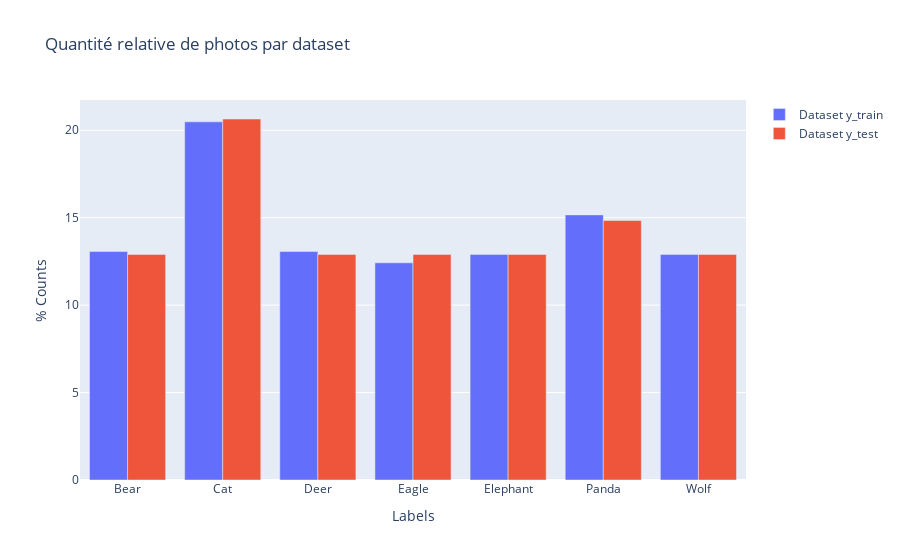

Notebook source saved alongside this figure:
### Code cell
trace2 = go.Bar(y=100*counts_ytrain/len(y_train), x=unique_ytrain, name='Dataset y_train')
trace3 = go.Bar(y=100*counts_ytest/len(y_test), x=unique_ytest, name='Dataset y_test')

data = [trace2, trace3]
layout = dict(title = 'Quantité relative de photos par dataset', yaxis = dict(title = '% Counts'), xaxis = dict(title = 'Labels'))
fig = dict(data = data, layout = layout)
iplot(fig)

### Figure 1 — Plotly figure (JSON) as saved in the notebook; plotly's stock layout.template omitted (floating-point values rounded to 4 significant figures)
{"data": [{"name": "Dataset y_train", "type": "bar", "x": ["Bear", "Cat", "Deer", "Eagle", "Elephant", "Panda", "Wolf"], "y": [13.06, 20.48, 13.06, 12.42, 12.9, 15.16, 12.9]}, {"name": "Dataset y_test", "type": "bar", "x": ["Bear", "Cat", "Deer", "Eagle", "Elephant", "Panda", "Wolf"], "y": [12.9, 20.65, 12.9, 12.9, 12.9, 14.84, 12.9]}], "layout": {"title": {"text": "Quantité relative de photos par dataset"}, "xaxis": {"title": {"text": "Labels"}}, "yaxis": {"title": {"text": "% Counts"}}}}
